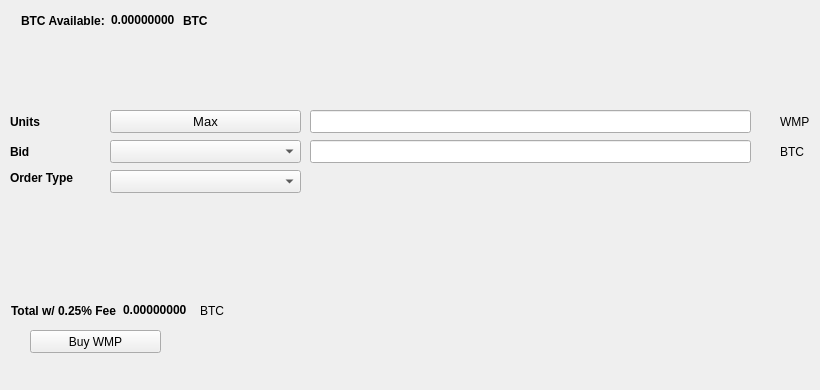
   <widget class="QWidget" name="BuyTab">
    <attribute name="title">
     <string>Buy</string>
    </attribute>
    <widget class="QPushButton" name="BuyWMP">
     <property name="geometry">
      <rect>
       <x>30</x>
       <y>330</y>
       <width>131</width>
       <height>23</height>
      </rect>
     </property>
     <property name="text">
      <string>Buy WMP</string>
     </property>
     <property name="icon">
      <iconset resource="../wmp.qrc">
       <normaloff>:/icons/bitcoin</normaloff>:/icons/bitcoin</iconset>
     </property>
    </widget>
    <widget class="QLabel" name="label_3">
     <property name="geometry">
      <rect>
       <x>10</x>
       <y>110</y>
       <width>46</width>
       <height>23</height>
      </rect>
     </property>
     <property name="font">
      <font>
       <weight>75</weight>
       <bold>true</bold>
      </font>
     </property>
     <property name="text">
      <string>Units</string>
     </property>
    </widget>
    <widget class="QLineEdit" name="UnitsInput">
     <property name="geometry">
      <rect>
       <x>310</x>
       <y>110</y>
       <width>441</width>
       <height>23</height>
      </rect>
     </property>
     <property name="font">
      <font>
       <pointsize>9</pointsize>
       <weight>75</weight>
       <bold>true</bold>
      </font>
     </property>
    </widget>
    <widget class="QLineEdit" name="BuyBidPriceEdit">
     <property name="geometry">
      <rect>
       <x>310</x>
       <y>140</y>
       <width>441</width>
       <height>23</height>
      </rect>
     </property>
     <property name="font">
      <font>
       <pointsize>9</pointsize>
       <weight>75</weight>
       <bold>true</bold>
      </font>
     </property>
    </widget>
    <widget class="QLabel" name="label_4">
     <property name="geometry">
      <rect>
       <x>780</x>
       <y>110</y>
       <width>31</width>
       <height>23</height>
      </rect>
     </property>
     <property name="text">
      <string>WMP</string>
     </property>
    </widget>
    <widget class="QLabel" name="label_5">
     <property name="geometry">
      <rect>
       <x>780</x>
       <y>140</y>
       <width>31</width>
       <height>23</height>
      </rect>
     </property>
     <property name="text">
      <string>BTC</string>
     </property>
    </widget>
    <widget class="QLabel" name="label_6">
     <property name="geometry">
      <rect>
       <x>10</x>
       <y>140</y>
       <width>46</width>
       <height>23</height>
      </rect>
     </property>
     <property name="font">
      <font>
       <weight>75</weight>
       <bold>true</bold>
      </font>
     </property>
     <property name="text">
      <string>Bid</string>
     </property>
    </widget>
    <widget class="QLabel" name="label_7">
     <property name="geometry">
      <rect>
       <x>10</x>
       <y>170</y>
       <width>91</width>
       <height>16</height>
      </rect>
     </property>
     <property name="font">
      <font>
       <weight>75</weight>
       <bold>true</bold>
      </font>
     </property>
     <property name="text">
      <string>Order Type</string>
     </property>
    </widget>
    <widget class="QPushButton" name="Buy_Max_Amount">
     <property name="geometry">
      <rect>
       <x>110</x>
       <y>110</y>
       <width>191</width>
       <height>23</height>
      </rect>
     </property>
     <property name="font">
      <font>
       <pointsize>10</pointsize>
      </font>
     </property>
     <property name="text">
      <string>Max</string>
     </property>
    </widget>
    <widget class="QComboBox" name="BuyBidcomboBox">
     <property name="geometry">
      <rect>
       <x>110</x>
       <y>140</y>
       <width>191</width>
       <height>23</height>
      </rect>
     </property>
     <property name="font">
      <font>
       <pointsize>10</pointsize>
      </font>
     </property>
    </widget>
    <widget class="QComboBox" name="buyOrdertypeCombo">
     <property name="geometry">
      <rect>
       <x>110</x>
       <y>170</y>
       <width>191</width>
       <height>23</height>
      </rect>
     </property>
     <property name="font">
      <font>
       <pointsize>10</pointsize>
      </font>
     </property>
    </widget>
    <widget class="QWidget" name="layoutWidget1">
     <property name="geometry">
      <rect>
       <x>21</x>
       <y>11</y>
       <width>227</width>
       <height>19</height>
      </rect>
     </property>
     <layout class="QHBoxLayout" name="horizontalLayout_3">
      <item>
       <widget class="QLabel" name="label232">
        <property name="font">
         <font>
          <weight>75</weight>
          <bold>true</bold>
         </font>
        </property>
        <property name="text">
         <string>BTC Available:</string>
        </property>
       </widget>
      </item>
      <item>
       <widget class="QLabel" name="BtcAvailableLbl">
        <property name="palette">
         <palette>
          <active>
           <colorrole role="WindowText">
            <brush brushstyle="SolidPattern">
             <color alpha="255">
              <red>0</red>
              <green>0</green>
              <blue>0</blue>
             </color>
            </brush>
           </colorrole>
           <colorrole role="Button">
            <brush brushstyle="SolidPattern">
             <color alpha="255">
              <red>0</red>
              <green>170</green>
              <blue>0</blue>
             </color>
            </brush>
           </colorrole>
           <colorrole role="Light">
            <brush brushstyle="SolidPattern">
             <color alpha="255">
              <red>0</red>
              <green>255</green>
              <blue>0</blue>
             </color>
            </brush>
           </colorrole>
           <colorrole role="Midlight">
            <brush brushstyle="SolidPattern">
             <color alpha="255">
              <red>0</red>
              <green>212</green>
              <blue>0</blue>
             </color>
            </brush>
           </colorrole>
           <colorrole role="Dark">
            <brush brushstyle="SolidPattern">
             <color alpha="255">
              <red>0</red>
              <green>85</green>
              <blue>0</blue>
             </color>
            </brush>
           </colorrole>
           <colorrole role="Mid">
            <brush brushstyle="SolidPattern">
             <color alpha="255">
              <red>0</red>
              <green>113</green>
              <blue>0</blue>
             </color>
            </brush>
           </colorrole>
           <colorrole role="Text">
            <brush brushstyle="SolidPattern">
             <color alpha="255">
              <red>0</red>
              <green>170</green>
              <blue>0</blue>
             </color>
            </brush>
           </colorrole>
           <colorrole role="BrightText">
            <brush brushstyle="SolidPattern">
             <color alpha="255">
              <red>255</red>
              <green>255</green>
              <blue>255</blue>
             </color>
            </brush>
           </colorrole>
           <colorrole role="ButtonText">
            <brush brushstyle="SolidPattern">
             <color alpha="255">
              <red>0</red>
              <green>0</green>
              <blue>0</blue>
             </color>
            </brush>
           </colorrole>
           <colorrole role="Base">
            <brush brushstyle="SolidPattern">
             <color alpha="255">
              <red>255</red>
              <green>255</green>
              <blue>255</blue>
             </color>
            </brush>
           </colorrole>
           <colorrole role="Window">
            <brush brushstyle="SolidPattern">
             <color alpha="255">
              <red>0</red>
              <green>170</green>
              <blue>0</blue>
             </color>
            </brush>
           </colorrole>
           <colorrole role="Shadow">
            <brush brushstyle="SolidPattern">
             <color alpha="255">
              <red>0</red>
              <green>0</green>
              <blue>0</blue>
             </color>
            </brush>
           </colorrole>
           <colorrole role="AlternateBase">
            <brush brushstyle="SolidPattern">
             <color alpha="255">
              <red>127</red>
              <green>212</green>
              <blue>127</blue>
             </color>
            </brush>
           </colorrole>
           <colorrole role="ToolTipBase">
            <brush brushstyle="SolidPattern">
             <color alpha="255">
              <red>255</red>
              <green>255</green>
              <blue>220</blue>
             </color>
            </brush>
           </colorrole>
           <colorrole role="ToolTipText">
            <brush brushstyle="SolidPattern">
             <color alpha="255">
              <red>0</red>
              <green>0</green>
              <blue>0</blue>
             </color>
            </brush>
           </colorrole>
          </active>
          <inactive>
           <colorrole role="WindowText">
            <brush brushstyle="SolidPattern">
             <color alpha="255">
              <red>0</red>
              <green>0</green>
              <blue>0</blue>
             </color>
            </brush>
           </colorrole>
           <colorrole role="Button">
            <brush brushstyle="SolidPattern">
             <color alpha="255">
              <red>0</red>
              <green>170</green>
              <blue>0</blue>
             </color>
            </brush>
           </colorrole>
           <colorrole role="Light">
            <brush brushstyle="SolidPattern">
             <color alpha="255">
              <red>0</red>
              <green>255</green>
              <blue>0</blue>
             </color>
            </brush>
           </colorrole>
           <colorrole role="Midlight">
            <brush brushstyle="SolidPattern">
             <color alpha="255">
              <red>0</red>
              <green>212</green>
              <blue>0</blue>
             </color>
            </brush>
           </colorrole>
           <colorrole role="Dark">
            <brush brushstyle="SolidPattern">
             <color alpha="255">
              <red>0</red>
              <green>85</green>
              <blue>0</blue>
             </color>
            </brush>
           </colorrole>
           <colorrole role="Mid">
            <brush brushstyle="SolidPattern">
             <color alpha="255">
              <red>0</red>
              <green>113</green>
              <blue>0</blue>
             </color>
            </brush>
           </colorrole>
           <colorrole role="Text">
            <brush brushstyle="SolidPattern">
             <color alpha="255">
              <red>0</red>
              <green>170</green>
              <blue>0</blue>
             </color>
            </brush>
           </colorrole>
           <colorrole role="BrightText">
            <brush brushstyle="SolidPattern">
             <color alpha="255">
              <red>255</red>
              <green>255</green>
              <blue>255</blue>
             </color>
            </brush>
           </colorrole>
           <colorrole role="ButtonText">
            <brush brushstyle="SolidPattern">
             <color alpha="255">
              <red>0</red>
              <green>0</green>
              <blue>0</blue>
             </color>
            </brush>
           </colorrole>
           <colorrole role="Base">
            <brush brushstyle="SolidPattern">
             <color alpha="255">
              <red>255</red>
              <green>255</green>
              <blue>255</blue>
             </color>
            </brush>
           </colorrole>
           <colorrole role="Window">
            <brush brushstyle="SolidPattern">
             <color alpha="255">
              <red>0</red>
              <green>170</green>
              <blue>0</blue>
             </color>
            </brush>
           </colorrole>
           <colorrole role="Shadow">
            <brush brushstyle="SolidPattern">
             <color alpha="255">
              <red>0</red>
              <green>0</green>
              <blue>0</blue>
             </color>
            </brush>
           </colorrole>
           <colorrole role="AlternateBase">
            <brush brushstyle="SolidPattern">
             <color alpha="255">
              <red>127</red>
              <green>212</green>
              <blue>127</blue>
             </color>
            </brush>
           </colorrole>
           <colorrole role="ToolTipBase">
            <brush brushstyle="SolidPattern">
             <color alpha="255">
              <red>255</red>
              <green>255</green>
              <blue>220</blue>
             </color>
            </brush>
           </colorrole>
           <colorrole role="ToolTipText">
            <brush brushstyle="SolidPattern">
             <color alpha="255">
              <red>0</red>
              <green>0</green>
              <blue>0</blue>
             </color>
            </brush>
           </colorrole>
          </inactive>
          <disabled>
           <colorrole role="WindowText">
            <brush brushstyle="SolidPattern">
             <color alpha="255">
              <red>0</red>
              <green>85</green>
              <blue>0</blue>
             </color>
            </brush>
           </colorrole>
           <colorrole role="Button">
            <brush brushstyle="SolidPattern">
             <color alpha="255">
              <red>0</red>
              <green>170</green>
              <blue>0</blue>
             </color>
            </brush>
           </colorrole>
           <colorrole role="Light">
            <brush brushstyle="SolidPattern">
             <color alpha="255">
              <red>0</red>
              <green>255</green>
              <blue>0</blue>
             </color>
            </brush>
           </colorrole>
           <colorrole role="Midlight">
            <brush brushstyle="SolidPattern">
             <color alpha="255">
              <red>0</red>
              <green>212</green>
              <blue>0</blue>
             </color>
            </brush>
           </colorrole>
           <colorrole role="Dark">
            <brush brushstyle="SolidPattern">
             <color alpha="255">
              <red>0</red>
              <green>85</green>
              <blue>0</blue>
             </color>
            </brush>
           </colorrole>
           <colorrole role="Mid">
            <brush brushstyle="SolidPattern">
             <color alpha="255">
              <red>0</red>
              <green>113</green>
              <blue>0</blue>
             </color>
            </brush>
           </colorrole>
           <colorrole role="Text">
            <brush brushstyle="SolidPattern">
             <color alpha="255">
              <red>0</red>
              <green>85</green>
              <blue>0</blue>
             </color>
            </brush>
           </colorrole>
           <colorrole role="BrightText">
            <brush brushstyle="SolidPattern">
             <color alpha="255">
              <red>255</red>
              <green>255</green>
              <blue>255</blue>
             </color>
            </brush>
           </colorrole>
           <colorrole role="ButtonText">
            <brush brushstyle="SolidPattern">
             <color alpha="255">
              <red>0</red>
              <green>85</green>
              <blue>0</blue>
             </color>
            </brush>
           </colorrole>
           <colorrole role="Base">
            <brush brushstyle="SolidPattern">
             <color alpha="255">
              <red>0</red>
              <green>170</green>
              <blue>0</blue>
             </color>
            </brush>
           </colorrole>
           <colorrole role="Window">
            <brush brushstyle="SolidPattern">
             <color alpha="255">
              <red>0</red>
              <green>170</green>
              <blue>0</blue>
             </color>
            </brush>
           </colorrole>
           <colorrole role="Shadow">
            <brush brushstyle="SolidPattern">
             <color alpha="255">
              <red>0</red>
              <green>0</green>
              <blue>0</blue>
             </color>
            </brush>
           </colorrole>
           <colorrole role="AlternateBase">
            <brush brushstyle="SolidPattern">
             <color alpha="255">
              <red>0</red>
              <green>170</green>
              <blue>0</blue>
             </color>
            </brush>
           </colorrole>
           <colorrole role="ToolTipBase">
            <brush brushstyle="SolidPattern">
             <color alpha="255">
              <red>255</red>
              <green>255</green>
              <blue>220</blue>
             </color>
            </brush>
           </colorrole>
           <colorrole role="ToolTipText">
            <brush brushstyle="SolidPattern">
             <color alpha="255">
              <red>0</red>
              <green>0</green>
              <blue>0</blue>
             </color>
            </brush>
           </colorrole>
          </disabled>
         </palette>
        </property>
        <property name="font">
         <font>
          <weight>75</weight>
          <bold>true</bold>
         </font>
        </property>
        <property name="text">
         <string>0.00000000</string>
        </property>
        <property name="textInteractionFlags">
         <set>Qt::LinksAccessibleByMouse|Qt::TextSelectableByKeyboard|Qt::TextSelectableByMouse</set>
        </property>
       </widget>
      </item>
      <item>
       <widget class="QLabel" name="BtcAvailableLbl_2">
        <property name="font">
         <font>
          <weight>75</weight>
          <bold>true</bold>
         </font>
        </property>
        <property name="text">
         <string>BTC</string>
        </property>
       </widget>
      </item>
     </layout>
    </widget>
    <widget class="QWidget" name="layoutWidge2">
     <property name="geometry">
      <rect>
       <x>11</x>
       <y>301</y>
       <width>259</width>
       <height>19</height>
      </rect>
     </property>
     <layout class="QHBoxLayout" name="horizontalLayout_4">
      <item>
       <widget class="QLabel" name="label_9">
        <property name="font">
         <font>
          <weight>75</weight>
          <bold>true</bold>
         </font>
        </property>
        <property name="text">
         <string>Total w/ 0.25% Fee</string>
        </property>
       </widget>
      </item>
      <item>
       <widget class="QLabel" name="BuyCostLabel">
        <property name="palette">
         <palette>
          <active>
           <colorrole role="WindowText">
            <brush brushstyle="SolidPattern">
             <color alpha="255">
              <red>0</red>
              <green>0</green>
              <blue>0</blue>
             </color>
            </brush>
           </colorrole>
           <colorrole role="Button">
            <brush brushstyle="SolidPattern">
             <color alpha="255">
              <red>0</red>
              <green>170</green>
              <blue>0</blue>
             </color>
            </brush>
           </colorrole>
           <colorrole role="Light">
            <brush brushstyle="SolidPattern">
             <color alpha="255">
              <red>0</red>
              <green>255</green>
              <blue>0</blue>
             </color>
            </brush>
           </colorrole>
           <colorrole role="Midlight">
            <brush brushstyle="SolidPattern">
             <color alpha="255">
              <red>0</red>
              <green>212</green>
              <blue>0</blue>
             </color>
            </brush>
           </colorrole>
           <colorrole role="Dark">
            <brush brushstyle="SolidPattern">
             <color alpha="255">
              <red>0</red>
              <green>85</green>
              <blue>0</blue>
             </color>
            </brush>
           </colorrole>
           <colorrole role="Mid">
            <brush brushstyle="SolidPattern">
             <color alpha="255">
              <red>0</red>
              <green>113</green>
              <blue>0</blue>
             </color>
            </brush>
           </colorrole>
           <colorrole role="Text">
            <brush brushstyle="SolidPattern">
             <color alpha="255">
              <red>0</red>
              <green>170</green>
              <blue>0</blue>
             </color>
            </brush>
           </colorrole>
           <colorrole role="BrightText">
            <brush brushstyle="SolidPattern">
             <color alpha="255">
              <red>255</red>
              <green>255</green>
              <blue>255</blue>
             </color>
            </brush>
           </colorrole>
           <colorrole role="ButtonText">
            <brush brushstyle="SolidPattern">
             <color alpha="255">
              <red>0</red>
              <green>0</green>
              <blue>0</blue>
             </color>
            </brush>
           </colorrole>
           <colorrole role="Base">
            <brush brushstyle="SolidPattern">
             <color alpha="255">
              <red>255</red>
              <green>255</green>
              <blue>255</blue>
             </color>
            </brush>
           </colorrole>
           <colorrole role="Window">
            <brush brushstyle="SolidPattern">
             <color alpha="255">
              <red>0</red>
              <green>170</green>
              <blue>0</blue>
             </color>
            </brush>
           </colorrole>
           <colorrole role="Shadow">
            <brush brushstyle="SolidPattern">
             <color alpha="255">
              <red>0</red>
              <green>0</green>
              <blue>0</blue>
             </color>
            </brush>
           </colorrole>
           <colorrole role="AlternateBase">
            <brush brushstyle="SolidPattern">
             <color alpha="255">
              <red>127</red>
              <green>212</green>
              <blue>127</blue>
             </color>
            </brush>
           </colorrole>
           <colorrole role="ToolTipBase">
            <brush brushstyle="SolidPattern">
             <color alpha="255">
              <red>255</red>
              <green>255</green>
              <blue>220</blue>
             </color>
            </brush>
           </colorrole>
           <colorrole role="ToolTipText">
            <brush brushstyle="SolidPattern">
             <color alpha="255">
              <red>0</red>
              <green>0</green>
              <blue>0</blue>
             </color>
            </brush>
           </colorrole>
          </active>
          <inactive>
           <colorrole role="WindowText">
            <brush brushstyle="SolidPattern">
             <color alpha="255">
              <red>0</red>
              <green>0</green>
              <blue>0</blue>
             </color>
            </brush>
           </colorrole>
           <colorrole role="Button">
            <brush brushstyle="SolidPattern">
             <color alpha="255">
              <red>0</red>
              <green>170</green>
              <blue>0</blue>
             </color>
            </brush>
           </colorrole>
           <colorrole role="Light">
            <brush brushstyle="SolidPattern">
             <color alpha="255">
              <red>0</red>
              <green>255</green>
              <blue>0</blue>
             </color>
            </brush>
           </colorrole>
           <colorrole role="Midlight">
            <brush brushstyle="SolidPattern">
             <color alpha="255">
              <red>0</red>
              <green>212</green>
              <blue>0</blue>
             </color>
            </brush>
           </colorrole>
           <colorrole role="Dark">
            <brush brushstyle="SolidPattern">
             <color alpha="255">
              <red>0</red>
              <green>85</green>
              <blue>0</blue>
             </color>
            </brush>
           </colorrole>
           <colorrole role="Mid">
            <brush brushstyle="SolidPattern">
             <color alpha="255">
              <red>0</red>
              <green>113</green>
              <blue>0</blue>
             </color>
            </brush>
           </colorrole>
           <colorrole role="Text">
            <brush brushstyle="SolidPattern">
             <color alpha="255">
              <red>0</red>
              <green>170</green>
              <blue>0</blue>
             </color>
            </brush>
           </colorrole>
           <colorrole role="BrightText">
            <brush brushstyle="SolidPattern">
             <color alpha="255">
              <red>255</red>
              <green>255</green>
              <blue>255</blue>
             </color>
            </brush>
           </colorrole>
           <colorrole role="ButtonText">
            <brush brushstyle="SolidPattern">
             <color alpha="255">
              <red>0</red>
              <green>0</green>
              <blue>0</blue>
             </color>
            </brush>
           </colorrole>
           <colorrole role="Base">
            <brush brushstyle="SolidPattern">
             <color alpha="255">
              <red>255</red>
              <green>255</green>
              <blue>255</blue>
             </color>
            </brush>
           </colorrole>
           <colorrole role="Window">
            <brush brushstyle="SolidPattern">
             <color alpha="255">
              <red>0</red>
              <green>170</green>
              <blue>0</blue>
             </color>
            </brush>
           </colorrole>
           <colorrole role="Shadow">
            <brush brushstyle="SolidPattern">
             <color alpha="255">
              <red>0</red>
              <green>0</green>
              <blue>0</blue>
             </color>
            </brush>
           </colorrole>
           <colorrole role="AlternateBase">
            <brush brushstyle="SolidPattern">
             <color alpha="255">
              <red>127</red>
              <green>212</green>
              <blue>127</blue>
             </color>
            </brush>
           </colorrole>
           <colorrole role="ToolTipBase">
            <brush brushstyle="SolidPattern">
             <color alpha="255">
              <red>255</red>
              <green>255</green>
              <blue>220</blue>
             </color>
            </brush>
           </colorrole>
           <colorrole role="ToolTipText">
            <brush brushstyle="SolidPattern">
             <color alpha="255">
              <red>0</red>
              <green>0</green>
              <blue>0</blue>
             </color>
            </brush>
           </colorrole>
          </inactive>
          <disabled>
           <colorrole role="WindowText">
            <brush brushstyle="SolidPattern">
             <color alpha="255">
              <red>0</red>
              <green>85</green>
              <blue>0</blue>
             </color>
            </brush>
           </colorrole>
           <colorrole role="Button">
            <brush brushstyle="SolidPattern">
             <color alpha="255">
              <red>0</red>
              <green>170</green>
              <blue>0</blue>
             </color>
            </brush>
           </colorrole>
           <colorrole role="Light">
            <brush brushstyle="SolidPattern">
             <color alpha="255">
              <red>0</red>
              <green>255</green>
              <blue>0</blue>
             </color>
            </brush>
           </colorrole>
           <colorrole role="Midlight">
            <brush brushstyle="SolidPattern">
             <color alpha="255">
              <red>0</red>
              <green>212</green>
              <blue>0</blue>
             </color>
            </brush>
           </colorrole>
           <colorrole role="Dark">
            <brush brushstyle="SolidPattern">
             <color alpha="255">
              <red>0</red>
              <green>85</green>
              <blue>0</blue>
             </color>
            </brush>
           </colorrole>
           <colorrole role="Mid">
            <brush brushstyle="SolidPattern">
             <color alpha="255">
              <red>0</red>
              <green>113</green>
              <blue>0</blue>
             </color>
            </brush>
           </colorrole>
           <colorrole role="Text">
            <brush brushstyle="SolidPattern">
             <color alpha="255">
              <red>0</red>
              <green>85</green>
              <blue>0</blue>
             </color>
            </brush>
           </colorrole>
           <colorrole role="BrightText">
            <brush brushstyle="SolidPattern">
             <color alpha="255">
              <red>255</red>
              <green>255</green>
              <blue>255</blue>
             </color>
            </brush>
           </colorrole>
           <colorrole role="ButtonText">
            <brush brushstyle="SolidPattern">
             <color alpha="255">
              <red>0</red>
              <green>85</green>
              <blue>0</blue>
             </color>
            </brush>
           </colorrole>
           <colorrole role="Base">
            <brush brushstyle="SolidPattern">
             <color alpha="255">
              <red>0</red>
              <green>170</green>
              <blue>0</blue>
             </color>
            </brush>
           </colorrole>
           <colorrole role="Window">
            <brush brushstyle="SolidPattern">
             <color alpha="255">
              <red>0</red>
              <green>170</green>
              <blue>0</blue>
             </color>
            </brush>
           </colorrole>
           <colorrole role="Shadow">
            <brush brushstyle="SolidPattern">
             <color alpha="255">
              <red>0</red>
              <green>0</green>
              <blue>0</blue>
             </color>
            </brush>
           </colorrole>
           <colorrole role="AlternateBase">
            <brush brushstyle="SolidPattern">
             <color alpha="255">
              <red>0</red>
              <green>170</green>
              <blue>0</blue>
             </color>
            </brush>
           </colorrole>
           <colorrole role="ToolTipBase">
            <brush brushstyle="SolidPattern">
             <color alpha="255">
              <red>255</red>
              <green>255</green>
              <blue>220</blue>
             </color>
            </brush>
           </colorrole>
           <colorrole role="ToolTipText">
            <brush brushstyle="SolidPattern">
             <color alpha="255">
              <red>0</red>
              <green>0</green>
              <blue>0</blue>
             </color>
            </brush>
           </colorrole>
          </disabled>
         </palette>
        </property>
        <property name="font">
         <font>
          <weight>75</weight>
          <bold>true</bold>
         </font>
        </property>
        <property name="autoFillBackground">
         <bool>false</bool>
        </property>
        <property name="text">
         <string>0.00000000</string>
        </property>
        <property name="textInteractionFlags">
         <set>Qt::LinksAccessibleByMouse|Qt::TextSelectableByMouse</set>
        </property>
       </widget>
      </item>
      <item>
       <widget class="QLabel" name="label_10">
        <property name="font">
         <font>
          <weight>50</weight>
          <bold>false</bold>
         </font>
        </property>
        <property name="text">
         <string>BTC</string>
        </property>
       </widget>
      </item>
     </layout>
    </widget>
    <widget class="QLabel" name="label_24">
     <property name="geometry">
      <rect>
       <x>460</x>
       <y>300</y>
       <width>281</width>
       <height>81</height>
      </rect>
     </property>
     <property name="text">
      <string/>
     </property>
     <property name="pixmap">
      <pixmap>:/images/bittrex</pixmap>
     </property>
    </widget>
   </widget>
